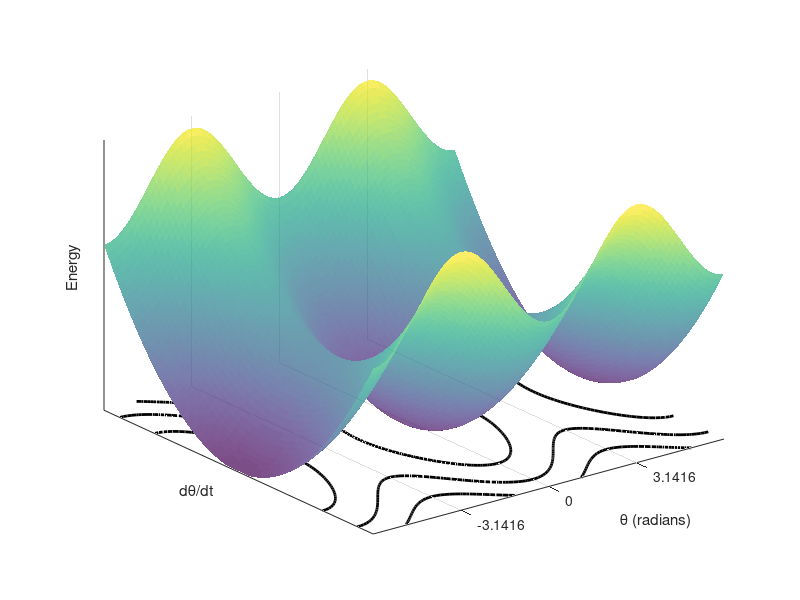

The MATLAB source for this figure:
% Parameters
m = 1;   % mass
l = 0.7;  % length
g = 9.81;  % acceleration due to gravity

% Define the energy function
energy_function = @(theta, theta_dot) 0.5 * m * l^2 * theta_dot.^2 + m * g * l * (1 - cos(theta));

% Generate a grid of theta and theta_dot values
theta_range = linspace(-2*pi, 2*pi, 100);
theta_dot_range = linspace(-10, 10, 100);
[Theta, ThetaDot] = meshgrid(theta_range, theta_dot_range);

% Compute energy values for each combination of theta and theta_dot
EnergyValues = energy_function(Theta, ThetaDot);

% Plot the smooth energy surface with transparency
figure;
surf(Theta, ThetaDot, EnergyValues, 'EdgeColor', 'none', 'FaceAlpha', 0.7); % Remove edges and adjust transparency
hold on;

% Add level sets using contour lines
contour(Theta, ThetaDot, EnergyValues, 3, 'LineColor', 'k', 'LineWidth', 2);  % Adjust the number of contours and line properties

xlabel('\theta (radians)');
ylabel('d\theta/dt');
zlabel('Energy');
%title('Smooth Energy Surface with Level Sets for Simple Pendulum');
% grid off;

set(gca, 'XTick', [-pi,0,pi], 'YTick', [], 'ZTick', []);
ax.XAxis.Axle.LineStyle = 'none';
ax.YAxis.Axle.LineStyle = 'none';
% Display a colorbar
%colorbar;
